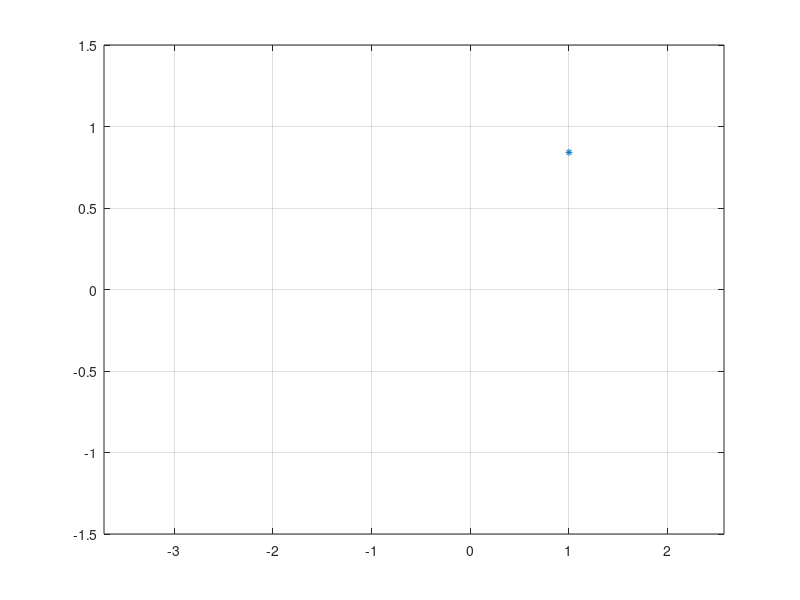

MATLAB code to generate this figure:
t=0;
m=0;
p = plot(t,m,'*',...
   'MarkerSize',5);
x=-1.5*pi;
axis([x x+2*pi -1.5 1.5]);
grid on;

for i=1:10
    t=0.1*i;       %两个变量均不追加  
    m=sin(0.1*i); 
    set(p,'XData',t,'YData',m)
    x=x+0.1;    
    drawnow
    axis([x x+2*pi -1.5 1.5]);
    pause(0.1);
end